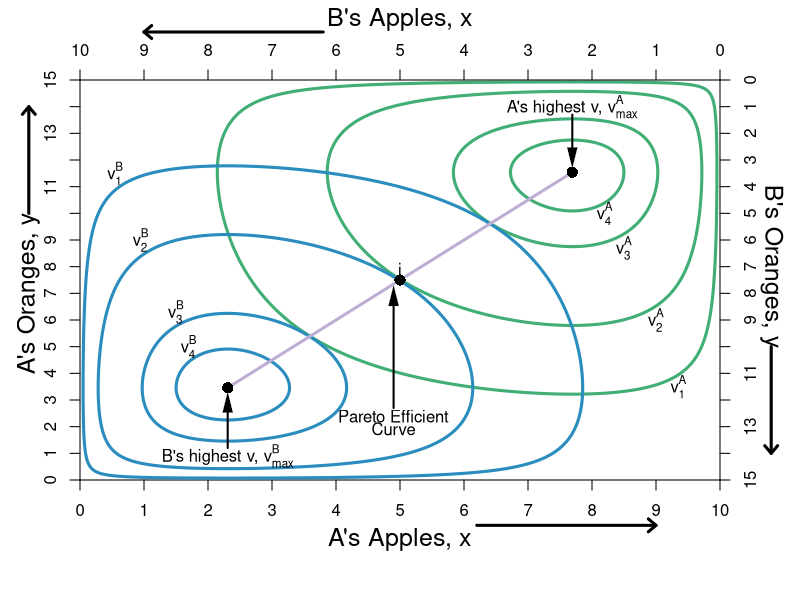

Reproduce this figure in R.
#based on 
#http://r.789695.n4.nabble.com/Indifference-curve-td4634746.html
#Graphics 
require(shape)
pdf(file = "bfh-textbook/property/property_hg_hgb.pdf", width = 9, height = 7)

#Set parameters for graphics
axislabelsize <- 1.5
graphlinewidth <- 3

COL <- c("#7fc97f", "#beaed4", "#fdc086", "#ffff99", "#386cb0", "#f0027f", "#bf5b17", "#666666")
COLA <- c("#99d8c9","#66c2a4","#41ae76", "#238b45", "#005824")
COLB <- c("#4eb3d3", "#2b8cbe", "#0868ac","#084081")

par(mar =  c(6, 4, 4, 4))

uA <- function(x, y) {
  0.5*log(x) + 0.5*log(y) + 0.15*log(10 - x) + 0.15*log(15 - y)
}

uB <- function(x, y) {
  0.15*log(x) + 0.15*log(y) + 0.5*log(10 - x) + 0.5*log(15 - y) 
}

xlims <- c(0, 10)
ylims <- c(0, 15)

npts <- 501 
x <- seq(xlims[1], xlims[2], length.out = npts)
y <- seq(ylims[1], ylims[2], length.out = npts) 
a <- c(2.1, 2.357, 2.505, 2.54)
b <- c(2.1, 2.357, 2.505, 2.54)

#B's value when at A's bliss point
#0.35*log(5.88) + 0.35*log(8.88) + 0.5*log(10 - 5.88) + 0.5*log(15 - 8.88) 

#A's bliss point x = 7.69231, y = 11.5385
#A's value when at A's bliss point = 2.55465
#0.5*log(x) + 0.5*log(y) + 0.15*log(10 - x) + 0.15*log(15 - y)

#B's bliss point x = 2.30769, y = 3.46154
#B's value when at A's bliss point = 2.55465
#0.15*log(x) + 0.15*log(y) + 0.5*log(10 - x) + 0.5*log(15 - y)


plot(0, 0, xlim = xlims, ylim = ylims, type = "n",
     xlab = expression(paste("")),
     ylab = expression(paste("")), 
     xaxt = "n", 
     yaxt = "n", 
     cex.lab = axislabelsize, 
     bty = "n",
     xaxs="i", 
     yaxs="i")

ticksy <- seq(from = 0, to = 15, by = 1)
ylabels <- seq(from = 0, to = 15, by = 1)
ticksx <- seq(from = 0, to = 10, by = 1)
xlabels <- seq(from = 0, to = 10, by = 1)
axis(1, at = ticksx, pos = 0, labels = xlabels)
axis(2, at = ticksy, pos = 0, labels = ylabels, las = 0)


#persp(x, y, outer(x, y, u), ticktype="detailed") 
contour(x, y, 
        outer(x, y, uA),
        #labels = c("v1", "v2", "v3"),
        drawlabels = FALSE,
        col = COLA[3],
        #xlab = expression(paste("A's Apples, ", x)),
        #ylab = expression(paste("A's Oranges, ", y)),
        #cex.lab = axislabelsize,
        lwd = graphlinewidth,
        levels = a, 
        xaxs="i", 
        yaxs="i", 
        add = TRUE) 

mtext("A's Apples, x", side=1, line = 2.5, cex = axislabelsize)
text(-0.8, 7, expression(paste("A's Oranges, y")), xpd = TRUE, cex = axislabelsize, srt = 90) 

#Add arrows:
arrows(-0.8, 10, -0.8, 14, xpd = TRUE, length=0.1,angle=40,lwd=3)
arrows(6.2, -1.7, 9, -1.7, xpd = TRUE, length=0.1,angle=40,lwd=3)


contour(x, y, 
        outer(x, y, uB),
        drawlabels = FALSE,
        col = COLB[2],
        lwd = graphlinewidth,
        levels = b, 
        add = TRUE
) 

segments(2.30769, 3.46154, 7.69231, 11.5385, lty = 1, col = COL[2] , lwd = graphlinewidth)
text(4.9, 2.4, expression("Pareto Efficient"))
text(4.9, 1.9, expression("Curve"))
Arrows(4.9, 2.7, 4.9, 6.9, col = "black", lty = 1, lwd = 2, arr.type = "triangle", arr.lwd = 0.5)

#Label the iso-welfare functions for the HG, Aisha
text(9.35, 3.5, expression(v[1]^A))
text(9, 6, expression(v[2]^A))
text(8.5, 8.7, expression(v[3]^A))
text(8.2, 10, expression(v[4]^A))

#Label the indifference curves for the HG, Betty
text(0.55, 11.5, expression(v[1]^B))
text(0.95, 9, expression(v[2]^B))
text(1.5, 6.3, expression(v[3]^B))
text(1.7, 5, expression(v[4]^B))

#Label point i. 
points(5, 7.5, pch = 16, col = "black", cex = 1.5)
text(5, 7.9, expression(paste("i")))

#A's bliss point - 3.1073 is the value of u
points(x = 7.69231, y = 11.5385, pch = 16, col = "black", cex = 1.5)
text(7.69231, 14, expression(paste("A's highest v, ", v[max]^A)))
Arrows(7.69231, 13.7, 7.69231, 12.1, col = "black", lty = 1, lwd = 2, arr.type = "triangle", arr.lwd = 0.5)

#B's bliss point: 
points(x = 2.30769, y = 3.461547, pch = 16, col = "black", cex = 1.5)
text(x = 2.30769, y = 0.9, expression(paste("B's highest v, ", v[max]^B)))
Arrows(2.30769, 1.2, 2.30769, 2.9, col = "black", lty = 1, lwd = 2, arr.type = "triangle", arr.lwd = 0.5)



par(new = TRUE)

#Use the same x and ylims as previously, but with locations switched
xlims2 <- c(10, 0)
ylims2 <- c(15, 0)

#Leave the ylab and xlab blank to ensure no axes titles
plot(0, 0, xlim = xlims2, ylim = ylims2, type = "n",
     xlab = expression(paste("")),
     ylab = expression(paste("")),
     xaxt = "n", 
     yaxt = "n", 
     cex.lab = 1.3, 
     bty = "n",
     xaxs="i", 
     yaxs="i")

#Set up axes at sides 3 and 4 (top and right)
axis(side = 3, at = ticksx, pos = 0, labels = xlabels)
axis(side = 4, at = ticksy, pos = 0, labels = ylabels, las = 0)
mtext("B's Apples, x", side=3, line = 2.5, cex = axislabelsize)
text(-0.8, 7, expression(paste("B's Oranges, y")), xpd = TRUE, cex = axislabelsize, srt = 270) 

#Add arrows:
arrows(-0.8, 10, -0.8, 14, xpd = TRUE, length=0.1,angle=40,lwd=3)
arrows(6.2, -1.8, 9, -1.8, xpd = TRUE, length=0.1,angle=40,lwd=3)

dev.off()
